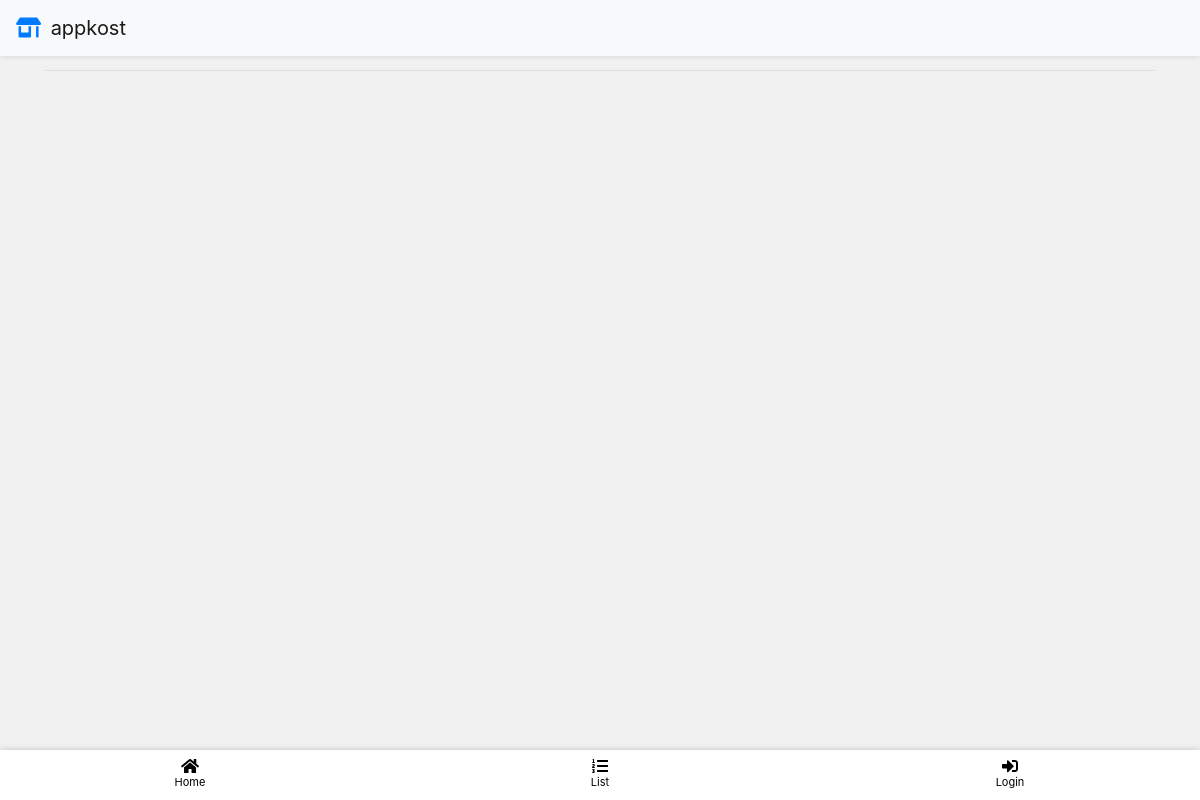
The page /index.php/user on the database as committed earlier.
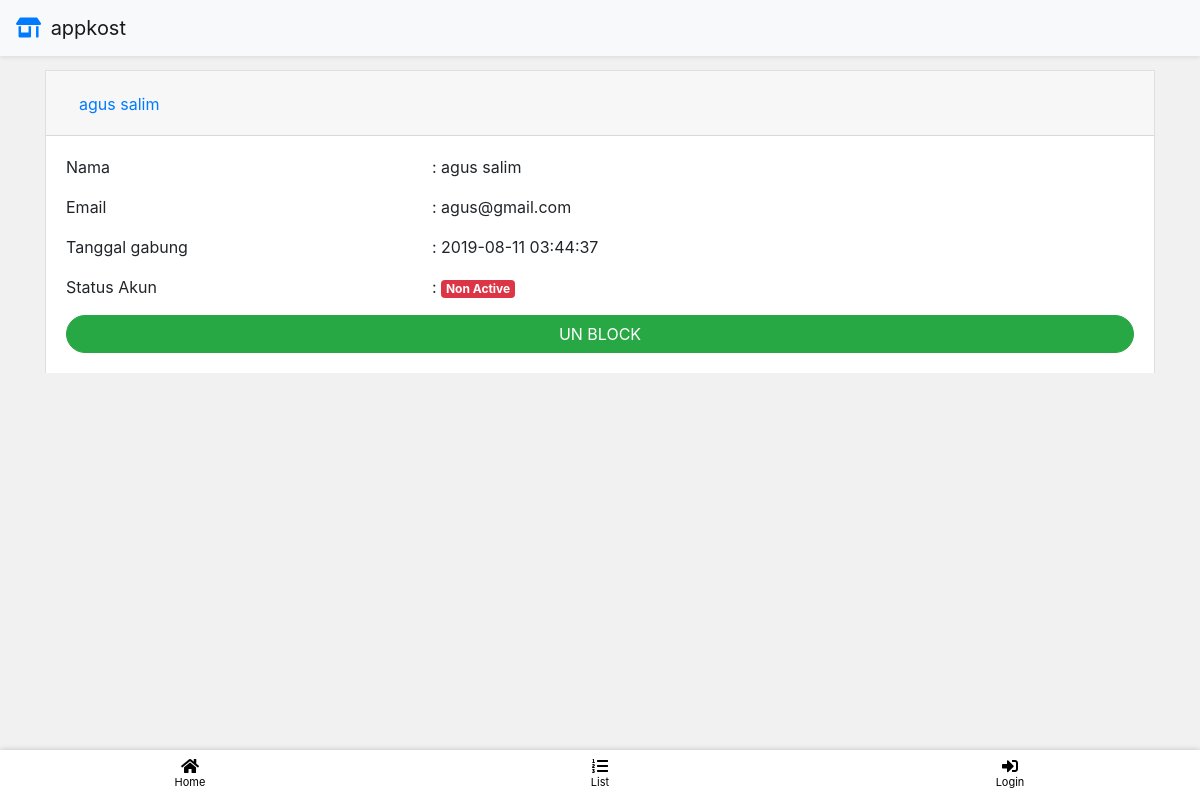
The same page on the database as committed later.
### tables this page shows
CREATE TABLE `user` (
  `user_id` int(11) NOT NULL,
  `nama` varchar(255) NOT NULL,
  `username` varchar(255) NOT NULL,
  `password` varchar(255) NOT NULL,
  `created_at` datetime NOT NULL,
  `level` int(11) NOT NULL DEFAULT '1',
  `is_active` int(11) NOT NULL DEFAULT '1'
);

### application/controllers/User.php (called while the page is built, shortened)
<?php
class User extends CI_Controller
{
	public function index()
	{
		$data['user'] = $this->db->where('level !=', "1")->order_by("user_id")->get("user")->result();
		$data['title'] = 'User';
		$this->load->view('templates/header', $data);
		$this->load->view('user/index');
		$this->load->view('templates/footer');
	}
}

### index.php (called while the page is built, shortened)
<?php
require_once BASEPATH.'core/CodeIgniter.php';

### application/views/user/index.php (the view, shortened to what this page needs)
<div class="accordion" id="accordionExample">
	<div class="card">
		<?php foreach ($user as $key => $value): ?>
			<div class="card-header" id="headingOne<?= $key ?>">
				<h2 class="mb-0">
					<button class="btn btn-link" type="button" data-toggle="collapse"
							data-target="#collapseOne<?= $key ?>"
							aria-expanded="true" aria-controls="collapseOne<?= $key ?>">
						<?= $value->nama ?>
					</button>
				</h2>
			</div>
			<div id="collapseOne<?= $key ?>" class="collapse <?= $key == 0 ? 'show' : '' ?>"
				 aria-labelledby="headingOne<?= $key ?>" data-parent="#accordionExample">
				<div class="card-body">
					<div class="row">
						<div class="col-4">
							<p>Nama</p>
						</div>
						<div class="col-8">
							<p>: <?= $value->nama ?></p>
						</div>
					</div>
					<div class="row">
						<div class="col-4">
							<p>Email</p>
						</div>
						<div class="col-8">
							<p style="word-wrap: normal;">: <?= $value->username ?></p>
						</div>
					</div>
					<div class="row">
						<div class="col-4">
							<p>Tanggal gabung</p>
						</div>
						<div class="col-8">
							<p>: <?= $value->created_at ?></p>
						</div>
					</div>
					<div class="row">
						<div class="col-4">
							<p>Status Akun</p>
						</div>
						<div class="col-8">
							<p>: <?= $value->is_active == 1 ? "<span class='badge badge-success'>Active</span>" : "<span class='badge badge-danger'>Non Active</span>"?></p>
						</div>
					</div>
					<div class="row">
						<div class="col">
							<?php if ($value->level != 1): ?>
								<?php if ($value->is_active == 1): ?>
									<a class="btn btn-danger w-100 rounded-pill"
									   href="<?= base_url("user/block_user/$value->user_id") ?>">BLOCK</a>
								<?php else: ?>
									<a class="btn btn-success w-100 rounded-pill"
									   href="<?= base_url("user/un_block_user/$value->user_id") ?>">UN BLOCK</a>
								<?php endif; ?>
							<?php endif; ?>
						</div>
					</div>
				</div>
			</div>
		<?php endforeach; ?>
	</div>
</div>

Rows that differ between the two databases and show on the page:
added user: nama "agus salim", username "agus@gmail.com", created_at "2019-08-11 03:44:37", is_active "Non Active"
